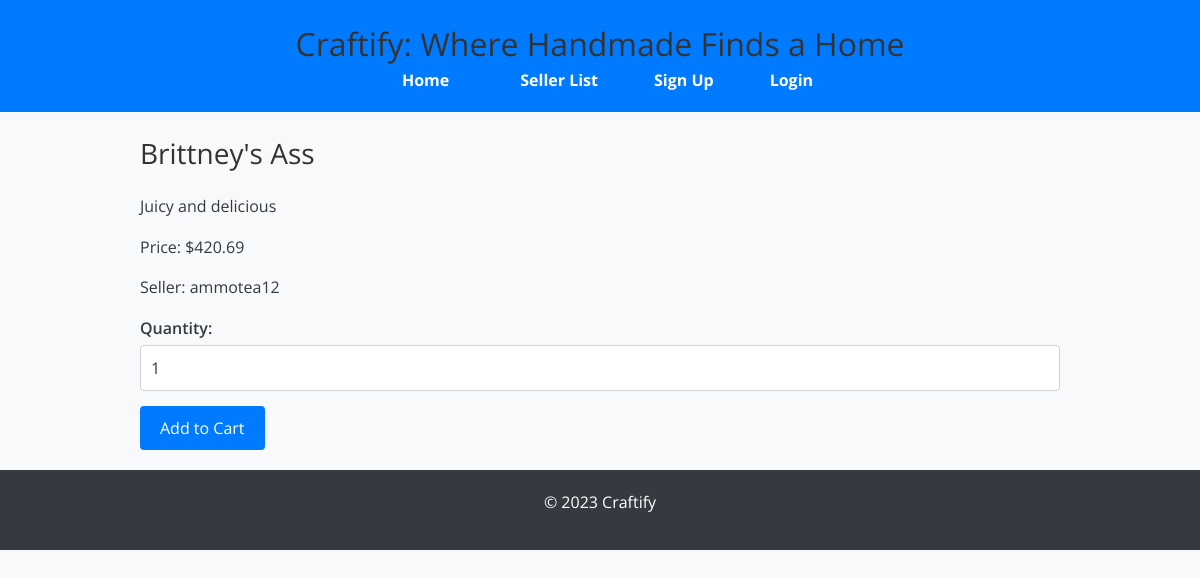
/item/17/, run on the app's committed database.
### craftify/models/item_controller.py (models this page shows, shortened)
class Item(models.Model):
    name = models.CharField(max_length=255)
    description = models.TextField()
    price = models.DecimalField(
        max_digits=10,
        decimal_places=2,
        default=0.01,
        validators=[
            MinValueValidator(0.01)
        ]
    )
    quantity = models.PositiveIntegerField(
        validators=[
            MinValueValidator(1)
        ]
    )
    created_at = models.DateTimeField(auto_now_add=True)
    seller = models.ForeignKey(settings.AUTH_USER_MODEL, on_delete=models.CASCADE, related_name='items_for_sale')
    image = models.ImageField(upload_to='item_images/', null=True, blank=True)
    category = models.CharField(max_length=100, null=True, blank=True)
    class Meta:
        ordering = ['-created_at']
        verbose_name = "Item"
        verbose_name_plural = "Items"
        indexes = [
            models.Index(fields=['seller']),
            models.Index(fields=['name']),
        ]
        unique_together = ('seller', 'name')

### craftify/models/user_ext_controller.py (models this page shows, shortened)
class UserExtended(AbstractBaseUser, PermissionsMixin):
    email = models.EmailField(unique=True)
    username = models.CharField(max_length=255, unique=True)
    address = models.OneToOneField(
        Address,
        on_delete=models.CASCADE,
        null=True,
        blank=True
    )
    bio = models.TextField(null=True, blank=True)
    country_code = models.CharField(max_length=4, blank=True)
    drivers_license_number = models.CharField(max_length=20, blank=True)
    phone_number = models.CharField(max_length=15, blank=True, null=True)
    date_of_birth = models.DateField(null=True, blank=True)
    profile_picture = models.ImageField(upload_to='profile_pictures/', null=True, blank=True)
    website = models.URLField(blank=True)
    is_staff = models.BooleanField(default=False)
    is_active = models.BooleanField(default=True)
    is_superuser = models.BooleanField(default=False)
    objects = UserExtendedManager()
    USERNAME_FIELD = 'email'
    REQUIRED_FIELDS = ['username']

### craftify/views/item_views.py (the view)
# urls.py: path('item/<int:item_id>/', item_views.item_detail, name='item_detail'),
def item_detail(request, item_id):
    item = get_object_or_404(Item, id=item_id)
    form = AddToCartForm(initial={'quantity': 1})
    context = {
        'item': item,
        'form': form,
    }
    return render(request, 'item_detail.html', context)

### craftify/forms/cart_form.py
class AddToCartForm(forms.Form):
    quantity = forms.IntegerField(
        min_value=1,
        initial=1,
        widget=forms.NumberInput(attrs={'class': 'form-control', 'id': 'quantity-input'})
    )

### craftify/templates/item_detail.html (shortened to what this page needs)
{% extends 'base.html' %}
{% block content %}
<div class="container">
    <h2>{{ item.name }}</h2>
    <p>{{ item.description }}</p>
    <p>Price: ${{ item.price }}</p>
    <p>Seller: {{ item.seller.username }}</p>
    <form method="post" action="{% url 'add_to_cart' item.id %}">
        <div class="form-group">
            <label for="{{ form.quantity.id_for_label }}">Quantity:</label>
            {{ form.quantity }}
        </div>
        <button type="submit" class="button">Add to Cart</button>
    </form>
</div>
{% endblock %}

### craftify/static/css/styles.css (style rules this page uses)
html, :host { line-height: 1.5; -webkit-text-size-adjust: 100%; -moz-tab-size: 4; -o-tab-size: 4; tab-size: 4; font-family: ui-sans-serif, system-ui, sans-serif, "Apple Color Emoji", "Segoe UI Emoji", "Segoe UI Symbol", "Noto Color Emoji"; font-feature-settings: normal; font-variation-settings: normal; -webkit-tap-highlight-color: transparent; }
body { margin: 0; line-height: inherit; font-family: 'Open Sans', sans-serif; background-color: #f8f9fa; color: #343a40; margin: 0; padding: 0; }
h1, h2, h3, h4, h5, h6 { font-size: inherit; font-weight: inherit; margin-top: 0; color: #333; }
button, input, optgroup, select, textarea { font-family: inherit; font-feature-settings: inherit; font-variation-settings: inherit; font-size: 100%; font-weight: inherit; line-height: inherit; letter-spacing: inherit; color: inherit; margin: 0; padding: 0; }
button, select { text-transform: none; }
button, input:where([type='button']), input:where([type='reset']), input:where([type='submit']) { -webkit-appearance: button; background-color: transparent; background-image: none; }
blockquote, dl, dd, h1, h2, h3, h4, h5, h6, hr, figure, p, pre { margin: 0; }
input::placeholder, textarea::placeholder { opacity: 1; color: #9ca3af; }
button, [role="button"] { cursor: pointer; }
.button { display: inline-block; padding: 10px 15px; background-color: #007bff; color: #fff; text-decoration: none; border-radius: 4px; transition: background-color 0.2s ease-in-out; }
body { font-family: 'Open Sans', sans-serif; background-color: #f8f9fa; color: #343a40; margin: 0; padding: 0; }
h1, h2, h3, h4, h5, h6 { margin-top: 0; color: #333; }
p { margin: 0 0 1em; }
.container { width: 80%; margin: 0 auto; padding: 20px; }
.button { background-color: #007bff; color: #fff; padding: 10px 20px; border: none; border-radius: 4px; cursor: pointer; font-size: 16px; transition: background-color 0.3s ease; }
.container { max-width: 1200px; margin: 0 auto; padding: 20px; }
h2 { font-size: 28px; margin-bottom: 20px; }
p { font-size: 16px; line-height: 1.6; margin-bottom: 15px; }
input[type="text"], input[type="email"], input[type="password"], input[type="number"], textarea { width: 100%; padding: 10px; margin-bottom: 15px; border: 1px solid #ced4da; border-radius: 4px; font-size: 16px; }
.form-group label { display: block; margin-bottom: 5px; font-weight: 600; }

### data on the page
Item: name "Brittney's Ass", description "Juicy and delicious", price "420.69", seller.username "ammotea12"
